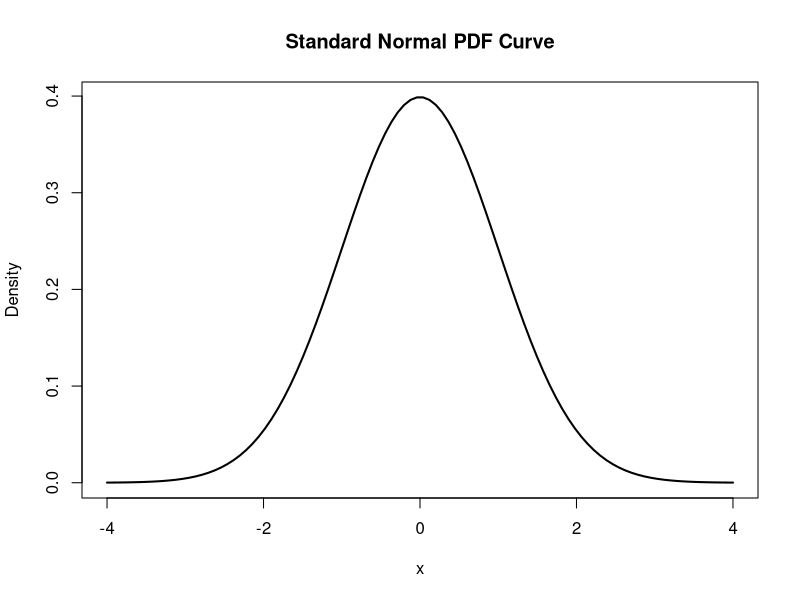
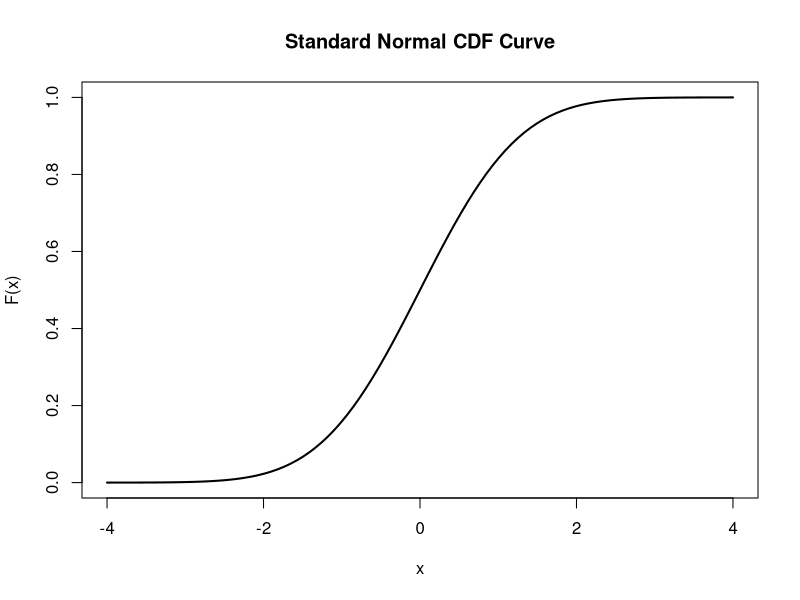
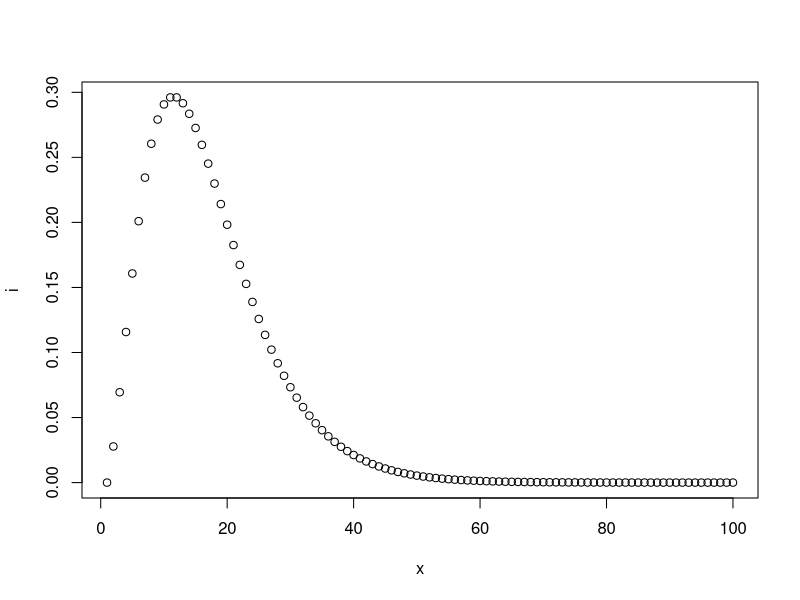
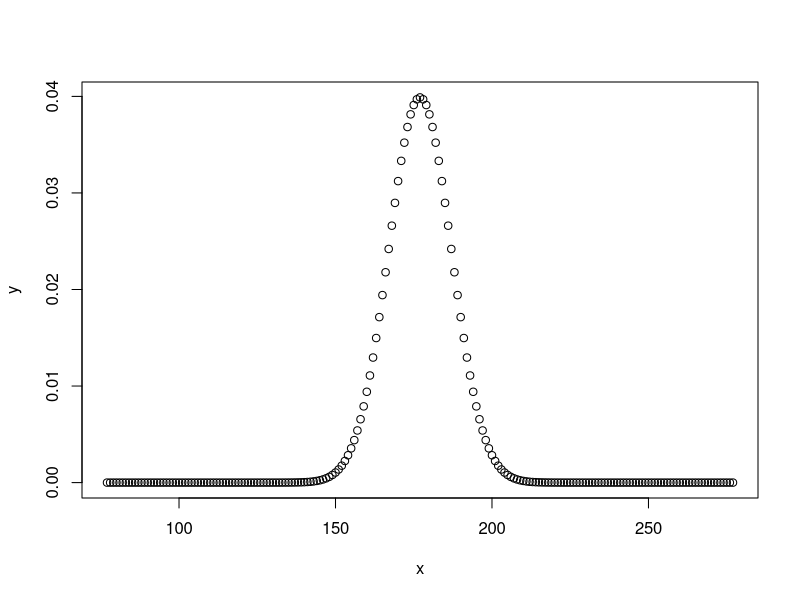
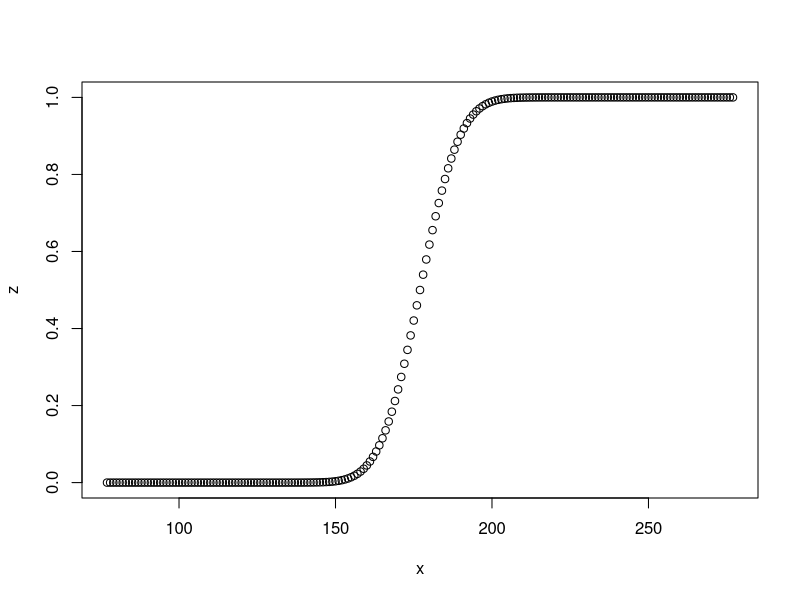
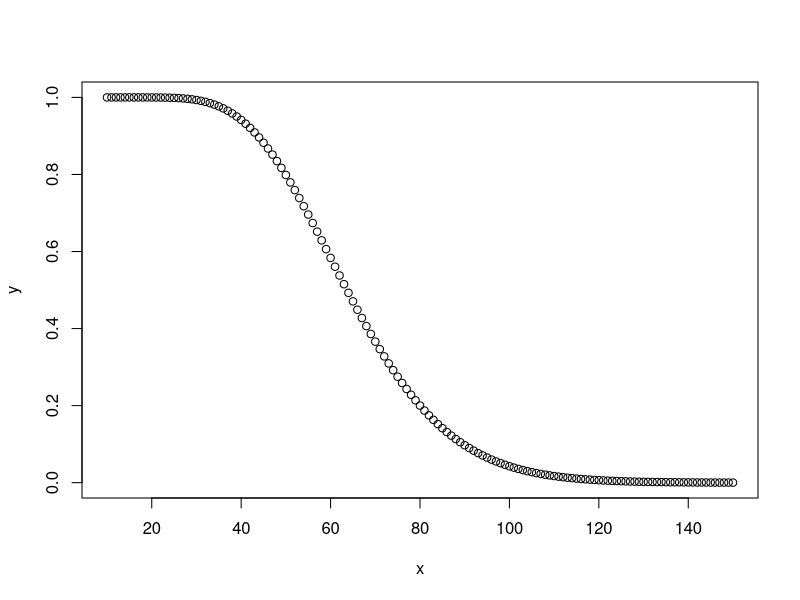
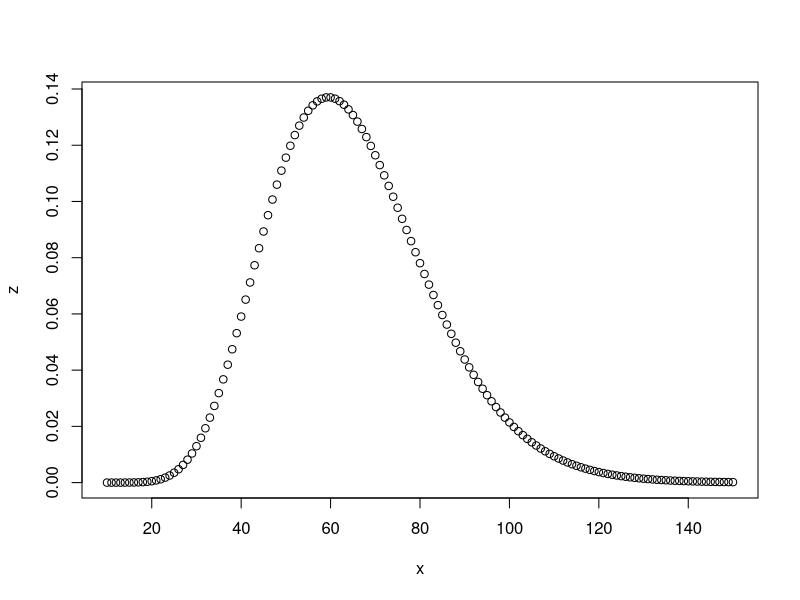

Write R code to recreate these figures, in order.
## ---- chunk 1
knitr::opts_chunk$set(echo = TRUE)
## ---- chunk 2
#Chapter 7 - Probl. Dist.

x <- seq(-4,4,length.out=100)
y <- dnorm(x) # d = pdf 
plot(y~x,type="l",lwd=2,xlab="x",ylab="Density",main="Standard Normal PDF Curve" )
z <- pnorm(x) # p = cdf 
plot(z~x,type="l",lwd=2,xlab="x",ylab="F(x)",main="Standard Normal CDF Curve" )


# a dice is thrown x times - what is prob of getting two sixes
x <- seq(1,100,1)
i=dbinom(2,x,1/6)

plot(i~x)
## ---- chunk 3
# EX 7.1prob. mass function for a binomial dist.
# suppose you roll a dice 10 times, what are the odds of rolling two sixes
dbinom(2,10,1/6)

## ---- chunk 4
# EX7.3 - pdf for a normal dist()
# to find the value of the pdf x=2.5 for a normal dist. with u=5, sd=2
dnorm(2.5,mean=5,sd=2)


## ---- chunk 5

x<- seq(77,277,1)
y <- dnorm(x, 177, 10)
plot(y~x)
pnorm(200,177,10,lower.tail=F)
z<- pnorm(x,177,10)
dnorm(200,177,10)
plot(z~x)
## ---- chunk 6
# EX 7.5 if you were to roll a dice 100 times what are the odds of rolling a six no more then 10 times?
# the number of sixes in 100 rolls follows a binomial dist. so use the pbinom - p = cdf

pbinom(10,100,1/6) # CDF

dbinom(10,100,1/6) # PDF
x<-seq(10,150,1)
y<-pbinom(10,x,1/6)
z<-dbinom(10,x,1/6)
plot(y~x)
plot(z~x)
## ---- chunk 7
# finding quantiles 
# to find the values below which 95% of values fall
qnorm(0.95)  # std norm (0,1) = 1.65

qnorm(0.95,5.2) # returns 6.845

qnorm(0.005,10,2) # values below 0.5% of the pop
qnorm(0.005,10,2,lower.tail=F) # values above 0.5% of the pop


# EX 7.8 EXP Dist
# e- device fail by exponential dist. with mean = 24 months 
# how many months until 40% of devices fail? 

qexp(0.4,1/24) # 40% fail in 12.3 months 

